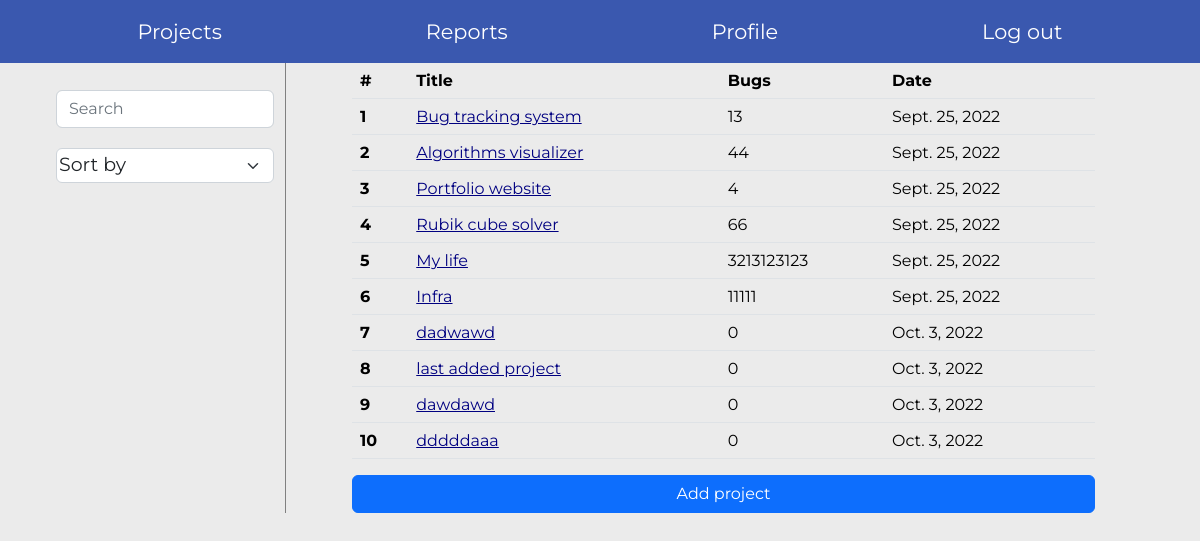
The page /home on the database its author committed.
### project/models.py (models this page shows, shortened)
class project(models.Model):
	name = models.CharField(max_length = 40)
	date_added = models.DateField()
	bugs_count = models.IntegerField()

### project/views.py (the view, shortened to what this page needs)
# urls.py: path('home',home , name="home"),
def home(request):
	projects = project.objects.all();
	context = {"projects":projects}
	return render(request , "home.html" , context)

### templates/home.html (shortened to what this page needs)
{% extends "base.html" %}
{% load static %}
{% block css_files %}
<link rel="stylesheet" href="{% static 'bootstrap.min.css' %}">
<link rel="stylesheet" href="{% static 'base.css' %}">
<link rel="stylesheet" href="{% static 'home.css' %}">
{% endblock %}
{% block content %}
<div class="container" id="home_body">
	<div  id="filters">
		<div class="mt-3">
			<div class="mb-3">
				<input type="text" class="form-control" id="search_input" placeholder="Search" aria-describedby="text">
			</div>
		</div>
		<div>
			<div>
				<select class="form-select" id="sort_select" aria-label="Default select example">
					<option >Sort by</option>
				</select>
			</div>
		</div>
	</div>
	<div id="results">
		<table class="table">
			<thead>
				<tr>
					<th scope="col">#</th>
					<th scope="col">Title</th>
					<th scope="col">Bugs</th>
					<th scope="col">Date</th>
				</tr>
			</thead>
			<tbody id="table_body">
				{% for project in projects %}
				<tr>
					<th scope="row"> {{ forloop.counter }}</th>
					<td><a class="a_color">{{ project.name }}</a></td>
					<td>{{ project.bugs_count }}</td>
					<td>{{ project.date_added }}</td>
				</tr>
				{% endfor %}
			</tbody>
		</table>
<button type="button" class="btn btn-primary" id="add_project" data-bs-toggle="modal" data-bs-target="#exampleModal">
  Add project
</button>
	</div>
</div>
{% endblock %}

### static/base.css (style rules this page uses)
* { margin: 0; padding: 0; font-family: 'Merriweather Sans', sans-serif !important; font-family: 'Montserrat', sans-serif !important; color: black; }
.a_color { color: #000080 !important; }
button { color: white !important; background-color: #3A58AF; border: solid white 1px; padding: 2%; border-radius: 5%; }
a { color: white !important; cursor: pointer; }

### static/home.css (style rules this page uses)
* { margin: 0; padding: 0; font-family: 'Merriweather Sans', sans-serif; font-family: 'Montserrat', sans-serif; color: black; }
#sort_select { margin-top: 20px; padding: 2px; font-size: 19px; }
tr { align-items: center; }
#home_body { width: 100%; display: flex; justify-content: space-around; }
#filters { padding: 1%; border-right: solid grey 1px; }
#results { width: 66.6%; display: flex ; flex-direction: column; jusify-content: center; }
body { background-color: #EBEBEB; }

### rows shown on the page
project: name "Bug tracking system", bugs_count "13", date_added "Sept. 25, 2022"
project: name "Algorithms visualizer", bugs_count "44", date_added "Sept. 25, 2022"
project: name "Portfolio website", bugs_count "4", date_added "Sept. 25, 2022"
project: name "Rubik cube solver", bugs_count "66", date_added "Sept. 25, 2022"
project: name "My life", bugs_count "3213123123", date_added "Sept. 25, 2022"
project: name "Infra", bugs_count "11111", date_added "Sept. 25, 2022"
project: name "dadwawd", bugs_count "0", date_added "Oct. 3, 2022"
project: name "last added project", bugs_count "0", date_added "Oct. 3, 2022"
project: name "dawdawd", bugs_count "0", date_added "Oct. 3, 2022"
project: name "dddddaaa", bugs_count "0", date_added "Oct. 3, 2022"
